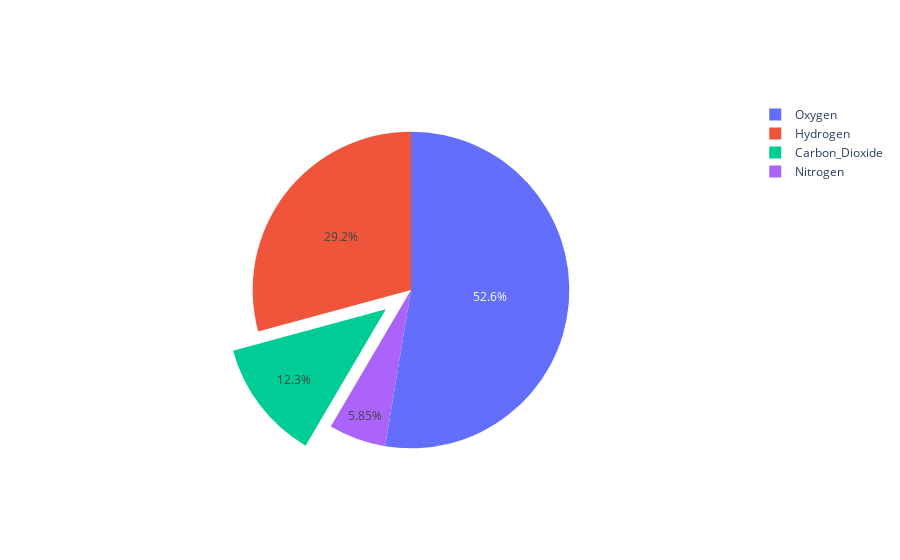

This figure's notebook cell:
### Code cell
labels = ['Oxygen','Hydrogen','Carbon_Dioxide','Nitrogen']
values = [4500, 2500, 1053, 500]


fig = go.Figure(data=[go.Pie(labels=labels, values=values, pull=[0, 0, 0.2, 0])])
fig.show()

### Figure 1 — Plotly figure (JSON) as saved in the notebook; plotly's stock layout.template omitted (floating-point values rounded to 4 significant figures)
{"data": [{"labels": ["Oxygen", "Hydrogen", "Carbon_Dioxide", "Nitrogen"], "pull": [0, 0, 0.2, 0], "type": "pie", "values": [4500, 2500, 1053, 500]}], "layout": {}}
